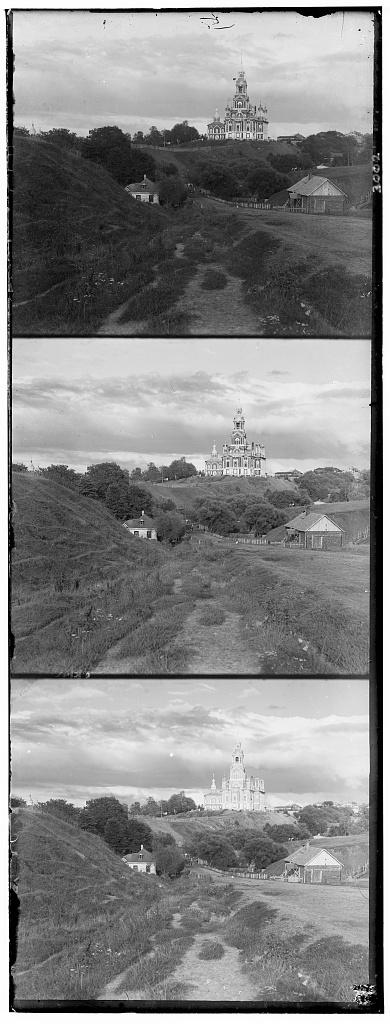
#> input picture Channel Registration/inputs/cathedral.jpg, 390 x 1024 px; its folder holds only this picture in this run
$ jupyter execute channel-registration.ipynb
#> lines starting #> are read from the running program, lines starting #| are printed output that depends on the picture; after the words box and inside, x2 and y2 are one past the last pixel; in counts of white or black regions, pixels touching at a corner belong together
# Channel Registration

The restored pictures are available at `./outputs` as well as the detected color channel of each picture

[cell 1]
import cv2 as cv
import numpy as np
import os
import itertools
import matplotlib.pyplot as plt

[cell 2]
path = "./inputs"

images_path = os.listdir(path)

images = []

for image_path in images_path:

    image = cv.imread(os.path.join(path, image_path))
#> image is the input picture: shape (1024, 390, 3); min 0, max 255, mean 133.7

    if image is not None:

        print(f"{image_path} size: {image[:,:,0].shape}")
#| cathedral.jpg size: (1024, 390)

        # Saving Blue channel as the grayscale image
        images.append(image[:, :, 0])

    else:
        print(f"Failed to load {image_path}")

### Cropping Images

[cell 3]
white_threshold = 250
black_threshold = 30

images_channels = []

for i, image in enumerate(images):

    height, width = image.shape

    white_mask = ((image >= white_threshold) * 255).astype(np.uint8)
    black_mask = ((image <= black_threshold) * 255).astype(np.uint8)


    row_sums = np.sum(black_mask.astype(np.int32), axis=1)
    row_sums_diff = row_sums[1:] - row_sums[:-1]

    sorted_idx = np.argsort(row_sums_diff)
    top_border = (sorted_idx[sorted_idx < 0.2 * height])[0]
    bottom_border = (sorted_idx[sorted_idx > 0.8 * height])[-1]

    cropped_image = image[top_border:bottom_border, :]
    cropped_black_mask = black_mask[top_border:bottom_border, :]

    row_sums = np.sum(cropped_black_mask, axis=1) / 255
    cropped_black_mask[row_sums < 0.6 * width] = 0

    image_channels = []
    start_row = 0

    row_sums = np.sum(cropped_black_mask, axis=1)

    for row_index, row_sum in enumerate(row_sums):
        if row_sum > 0:
            if row_index != start_row:
                image_channels.append(cropped_image[start_row:row_index])

                print(f"Appending rows {start_row} : {row_index} as a pic")

            start_row = row_index + 1

    image_channels.append(cropped_image[start_row:])

    if len(image_channels) > 3:
        image_channels = sorted(image_channels, key=lambda x: x.shape)[-3:]

    print()
    print(image_channels[0].shape)
    print(image_channels[1].shape)
    print(image_channels[2].shape)
    print()

    images_channels.append(image_channels)

    for j in range(3):
        cv.imshow("pic", images_channels[i][j])
        cv.waitKey(0)
        cv.destroyAllWindows()
#> this loop made 1 pass
#> (height, width, top_border, bottom_border) on pass 1: (1024, 390, 11, 1005)
#| Appending rows 0 : 325 as a pic
#| Appending rows 326 : 664 as a pic
#| Appending rows 665 : 666 as a pic
#| (325, 390)
#| (327, 390)
#| (338, 390)
#> pass 1, `white_mask = ((image >= white_threshold) * 255).astype(np.uint8)`:
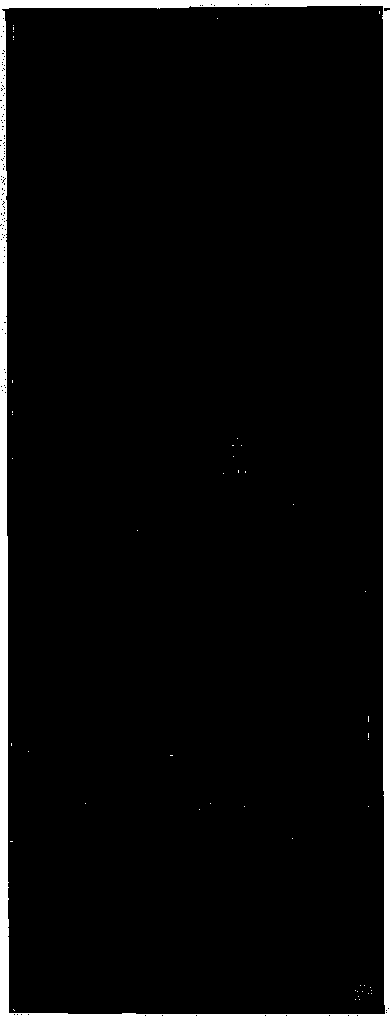
#> white_mask: shape (1024, 390); 5.3% white; 48 white regions (47 under 20 px), largest, box (x1, y1, x2, y2) and area: (0, 0, 390, 1024) 20913
#> pass 1, `black_mask = ((image <= black_threshold) * 255).astype(np.uint8)`:
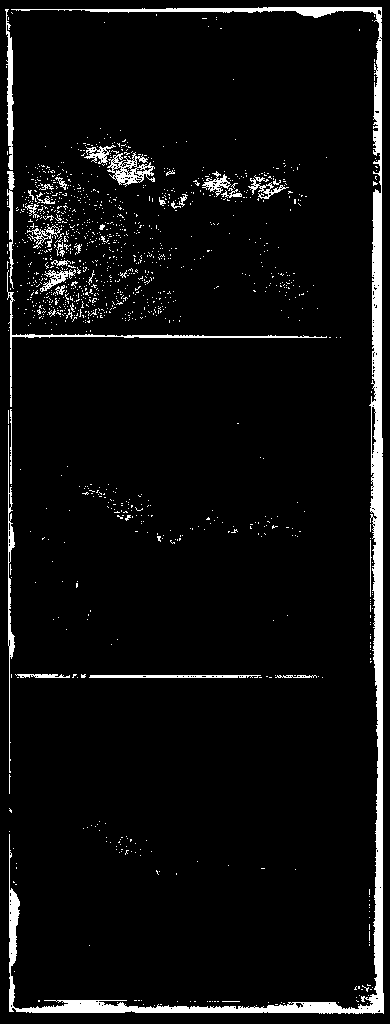
#> black_mask: shape (1024, 390); 5.6% white; 1281 white regions (1242 under 20 px), largest, box (x1, y1, x2, y2) and area: (9, 7, 384, 1014) 13123, (7, 270, 327, 407) 971, (8, 425, 15, 773) 730
#> after the loop:
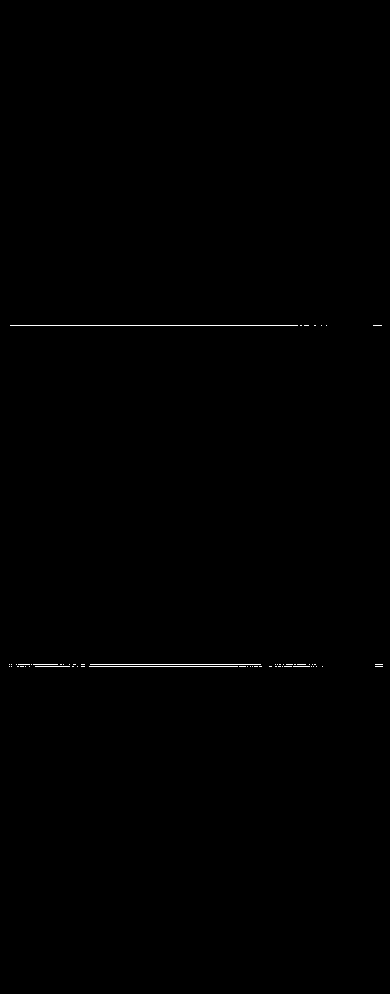
#> cropped_black_mask: shape (994, 390); 0.21% white in thin lines or dots, all inside (x1, y1, x2, y2) = (9, 325, 383, 667)
#> after the loop, images_channels = 1 item

### Aligning and Resizing the channels of each image

[cell 4]
# Resizing all channels
for image_channels in images_channels:
    # Selecting the largest picture as the main channel
    largest_channel = max(image_channels, key=lambda x: x.shape)
    max_height = largest_channel.shape[0]

    crop_width = int(largest_channel.shape[1] * 0.6)
    left = (width - crop_width) // 2
    right = left + crop_width
    sample_image = largest_channel[:, left:right]

    edges = cv.Canny(sample_image, 100, 200)  # Applying Canny edge detection
    _, sample_edge = cv.threshold(edges, 128, 255, cv.THRESH_BINARY)

    # Finding the best Padding needed for each channel to align all channels properly on top of each other
    for i, channel in enumerate(image_channels):
        if channel.shape[0] < max_height:

            height_diff = max_height - channel.shape[0]

            temp_image = channel[:, left:right]
            edges = cv.Canny(temp_image, 100, 200)  # Applying Canny edge detection
            _, temp_edge = cv.threshold(edges, 128, 255, cv.THRESH_BINARY)

            best_offset = 0
            min_error = np.inf

            for offset in range(height_diff):
                top = offset
                bottom = -(height_diff - offset)

                # Calculating Image Difference for selected channel and the main channel
                diff = cv.absdiff(sample_edge[top:bottom, :], temp_edge)

                if np.sum(diff) < min_error:
                    best_offset = offset
                    min_error = np.sum(diff)

            # Adding padding to the selected channel in order to create 3 equally sized channels
            image_channels[i] = cv.copyMakeBorder(
                channel,
                top=best_offset,
                bottom=height_diff - best_offset,
                left=0,
                right=0,
                borderType=cv.BORDER_REFLECT,
            )
#> this loop made 1 pass
#> (max_height, crop_width, left, right) on pass 1: (338, 234, 78, 312)
#> pass 1, `largest_channel = max(image_channels, key=lambda x: x.shape)`:
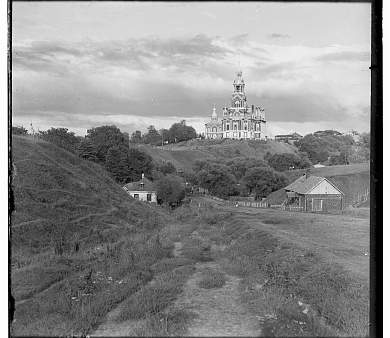
#> largest_channel: shape (338, 390); min 0, max 255, mean 138.5
#> pass 1, `sample_image = largest_channel[:, left:right]`:
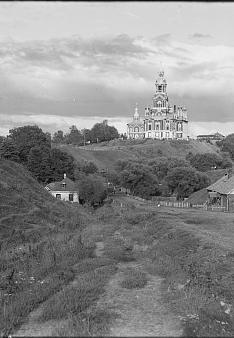
#> sample_image: shape (338, 234); min 0, max 255, mean 138.5
#> after the loop:
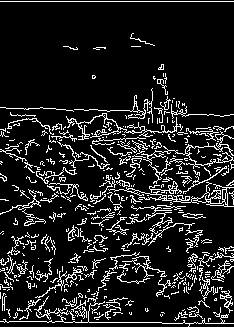
#> edges: shape (327, 234); 12.5% white in thin lines or dots
#> after the loop:
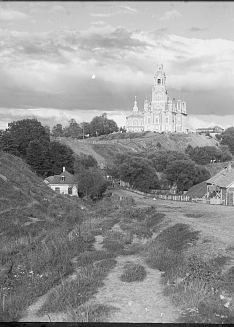
#> temp_image: shape (327, 234); min 0, max 255, mean 149.7

### Merging each image's channels to achieve colored image

[cell 5]
for i, image_channels in enumerate(images_channels):
    height, width = image_channels[0].shape

    # Numbers to permute
    numbers = [0, 1, 2]

    statistic_perm = [-1, -1, -1]   # * [B, G, R]

    # Cropping borders to calculate more accurate histogram
    crop_percent = 0.1  # 10% crop from each side
    crop_height = int(height * crop_percent)
    crop_width = int(width * crop_percent)
    cropped_channels = [image_channels[idx][crop_height:-crop_height, crop_width:-crop_width] for idx in range(3)]

    # Split the image into its color channels
    ch1, ch2, ch3 = [image_channels[idx] for idx in range(3)]

    # Calculate histograms for each color channel
    hist_1 = cv.calcHist([ch1], [0], None, [256], [0, 256])
    hist_2 = cv.calcHist([ch2], [0], None, [256], [0, 256])
    hist_3 = cv.calcHist([ch3], [0], None, [256], [0, 256])

    hists = [hist_1, hist_2, hist_3]


    # channel with higher peak of count in lower intensities is usually red
    statistic_perm[0] = np.argmin([np.argmin(np.argmax([hists[idx]])) for idx in range(3)])

    # channel with higher pixel count in high intesities is usually red
    statistic_perm[2] = np.argmax([np.sum(hists[idx][128:]) for idx in range(3)])

    # the only left channel belongs to green
    statistic_perm[1] = 3 - np.sum(statistic_perm) - 1


    final_image = np.concatenate(
            (
                image_channels[statistic_perm[0]][..., np.newaxis],
                image_channels[statistic_perm[1]][..., np.newaxis],
                image_channels[statistic_perm[2]][..., np.newaxis],
            ),
            axis=2,
        )
    image_name = images_path[i].split(sep='.')[0]

    cv.imshow(f"{image_name}", final_image)
    file_name = f"{image_name}_colored.png"
    b_name = f"{image_name}_Blue.png"
    g_name = f"{image_name}_Green.png"
    r_name = f"{image_name}_Red.png"

    cv.imwrite(f"./outputs/{file_name}", final_image)
    cv.imwrite(f"./outputs/{b_name}", final_image[:,:,0])
    cv.imwrite(f"./outputs/{g_name}", final_image[:,:,1])
    cv.imwrite(f"./outputs/{r_name}", final_image[:,:,2])

    print("Image saved!")
    cv.waitKey(0)
    cv.destroyAllWindows()

    # Splitting the image into its color channels
    b, g, r = cv.split(final_image[crop_height:-crop_height, crop_width:-crop_width])

    # Calculating histograms for each color channel
    hist_b = cv.calcHist([b], [0], None, [256], [0, 256])
    hist_g = cv.calcHist([g], [0], None, [256], [0, 256])
    hist_r = cv.calcHist([r], [0], None, [256], [0, 256])


    # Plotting histograms
    plt.figure()
    plt.title(f"Color Image Histogram of {image_name}")
    plt.xlabel("Pixel Value")
    plt.ylabel("Frequency")
    plt.plot(hist_b, color='blue', label='Blue')
    plt.plot(hist_g, color='green', label='Green')
    plt.plot(hist_r, color='red', label='Red')
    plt.xlim([0, 256])
    plt.legend()
    plt.show()
#> this loop made 1 pass
#> (height, width, numbers, crop_percent, crop_height, crop_width, image_name) on pass 1: (338, 390, [0, 1, 2], 0.1, 33, 39, 'cathedral')
#| Image saved!
#> pass 1, `final_image = np.concatenate( ( image_channels[statistic_perm[0]][...,..`:
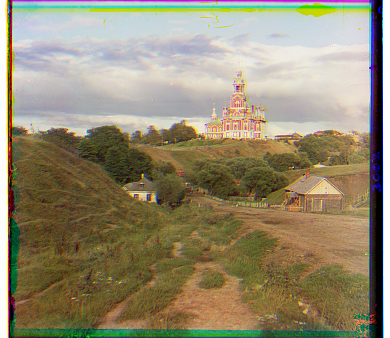
#> final_image: shape (338, 390, 3); mean of channels 0, 1, 2 112.9, 138.5, 148.3; drawn as B, G, R
#> pass 1, `b, g, r = cv.split(final_image[crop_height:-crop_height, crop_width:-c..`:
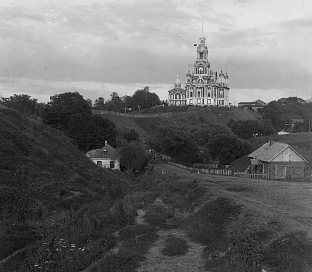
#> b: shape (272, 312); min 0, max 246, mean 106.2
#> pass 1, `plt.show()`:
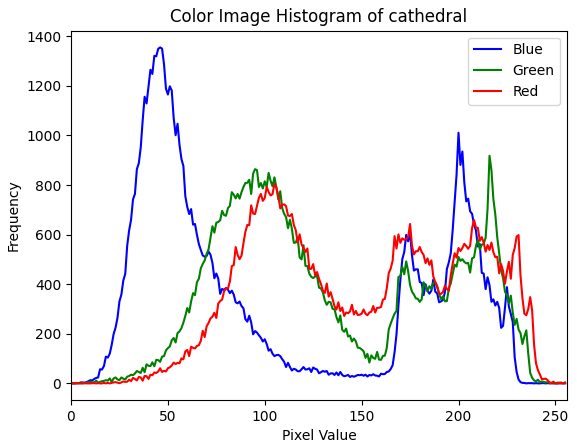
#> figure drawn by matplotlib, 1 panel; curve peaks at x = 46, y = 1355; curve peaks at x = 216, y = 918; curve peaks at x = 105, y = 804

$ run again, on Channel Registration/inputs/emir.jpg
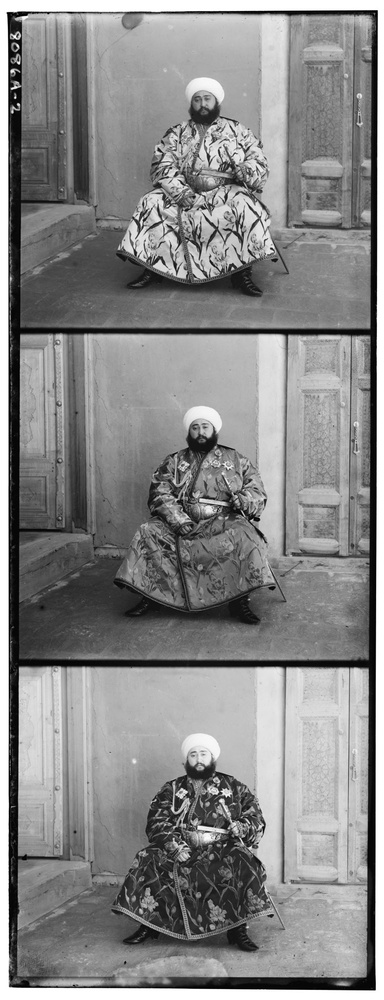
#> input picture Channel Registration/inputs/emir.jpg, 384 x 1000 px, shrunk from 876 x 2280 before the run
#> image is the input picture: shape (1000, 384, 3); min 0, max 255, mean 136.4
#| emir.jpg size: (1000, 384)
#> the loop `for i, image in enumerate(images): ` made 1 pass
#> (height, width, top_border, bottom_border) on pass 1: (1000, 384, 12, 977)
#> (printed output is left out)
#> after the loop `for i, image in enumerate(images):`:
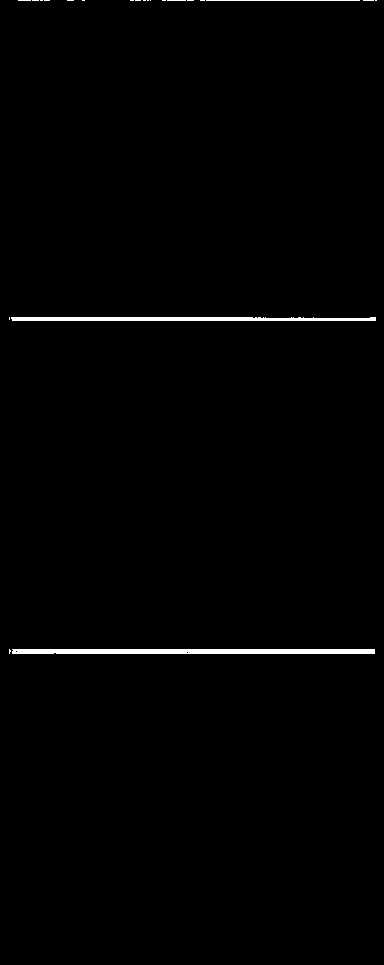
#> cropped_black_mask: shape (965, 384); 0.93% white; 22 white regions (19 under 20 px), largest, box (x1, y1, x2, y2) and area: (12, 649, 375, 654) 1810, (11, 317, 376, 321) 1355, (206, 0, 360, 1) 154
#> after the loop `for i, image in enumerate(images):`: images_channels = 1 item
#> the loop `for image_channels in images_channels:` made 1 pass
#> (max_height, crop_width, left, right) on pass 1: (328, 230, 77, 307)
#> the loop `for i, image_channels in enumerate(images_channels):` made 1 pass
#> (height, width, numbers, crop_percent, crop_height, crop_width, image_name) on pass 1: (328, 384, [0, 1, 2], 0.1, 32, 38, 'emir')
#> (printed output is left out)
#> pass 1, `plt.show()`:
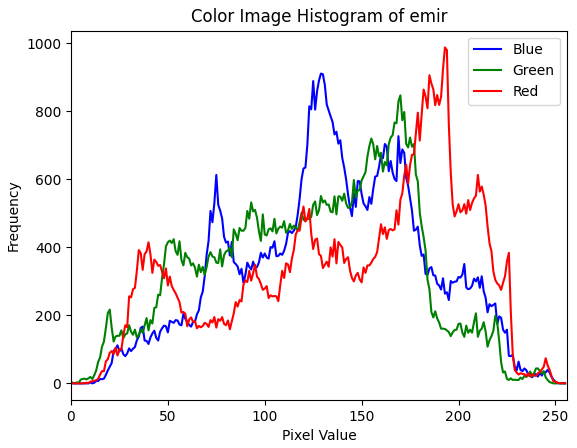
#> figure drawn by matplotlib, 1 panel; curve peaks at x = 129, y = 911; curve peaks at x = 170, y = 847; curve peaks at x = 193, y = 988
